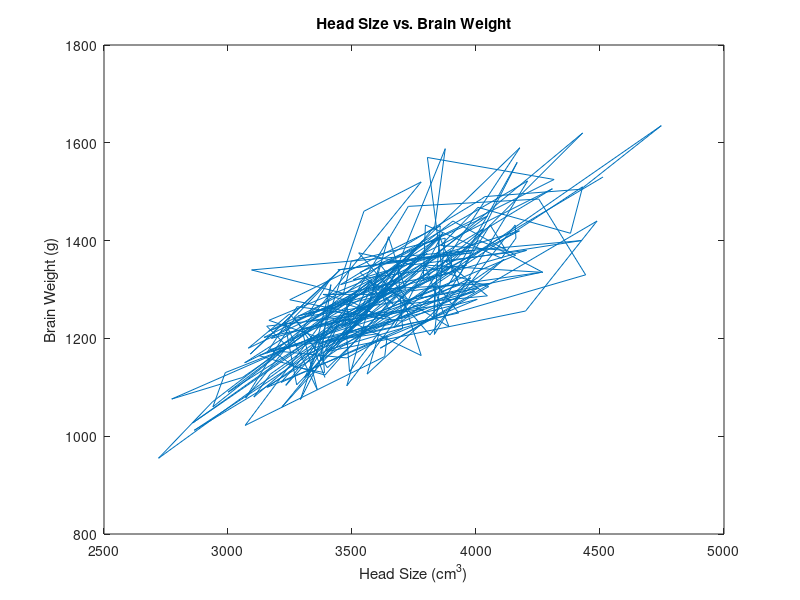

Recreate this plot in MATLAB.

cd 'C:\Users\dhamacher\Google Drive\Personal\Octave'
load('brainhead.dat')

x = brainhead(:, [3])
y = brainhead(:, [4])
plot(x, y)
title("Head Size vs. Brain Weight")
xlabel("Head Size (cm^3)")
ylabel("Brain Weight (g)")
# print -djpg brainheadplot.jpg